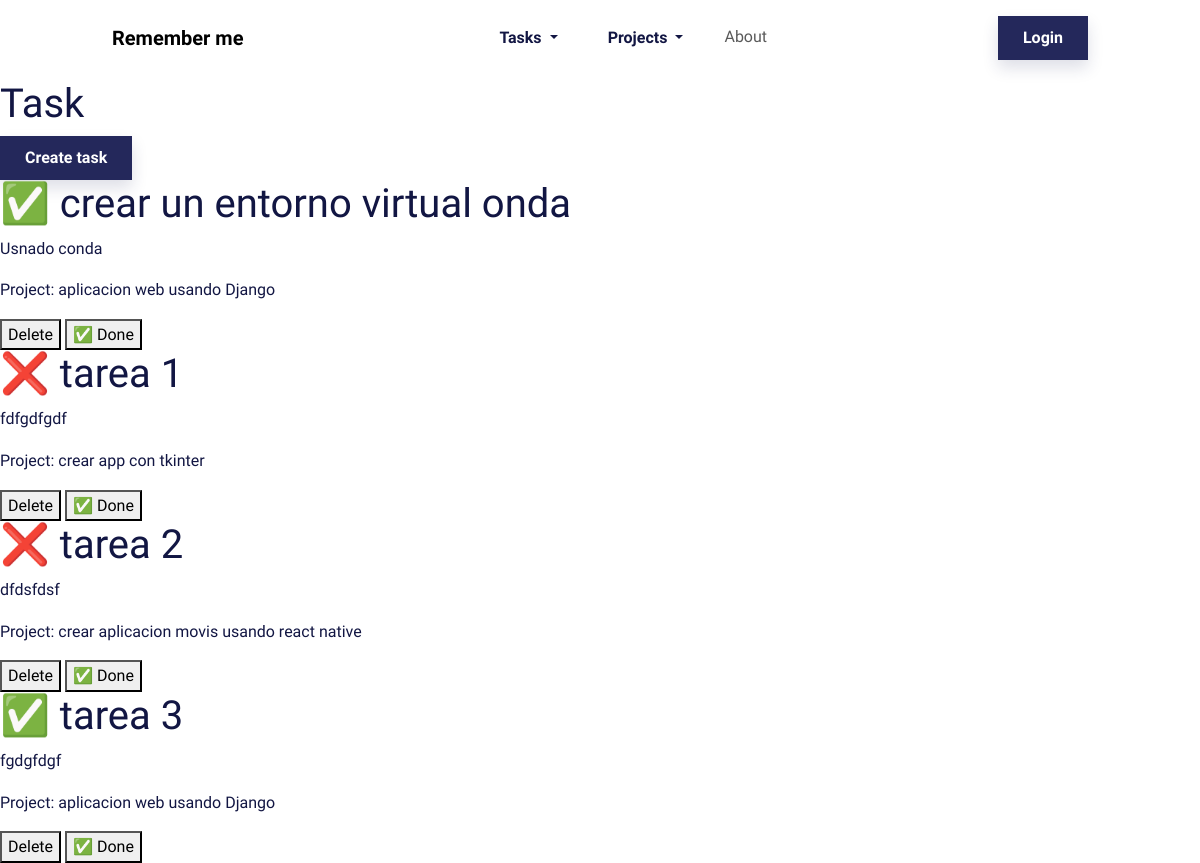
Page /home/tasks/ on the earlier database version.
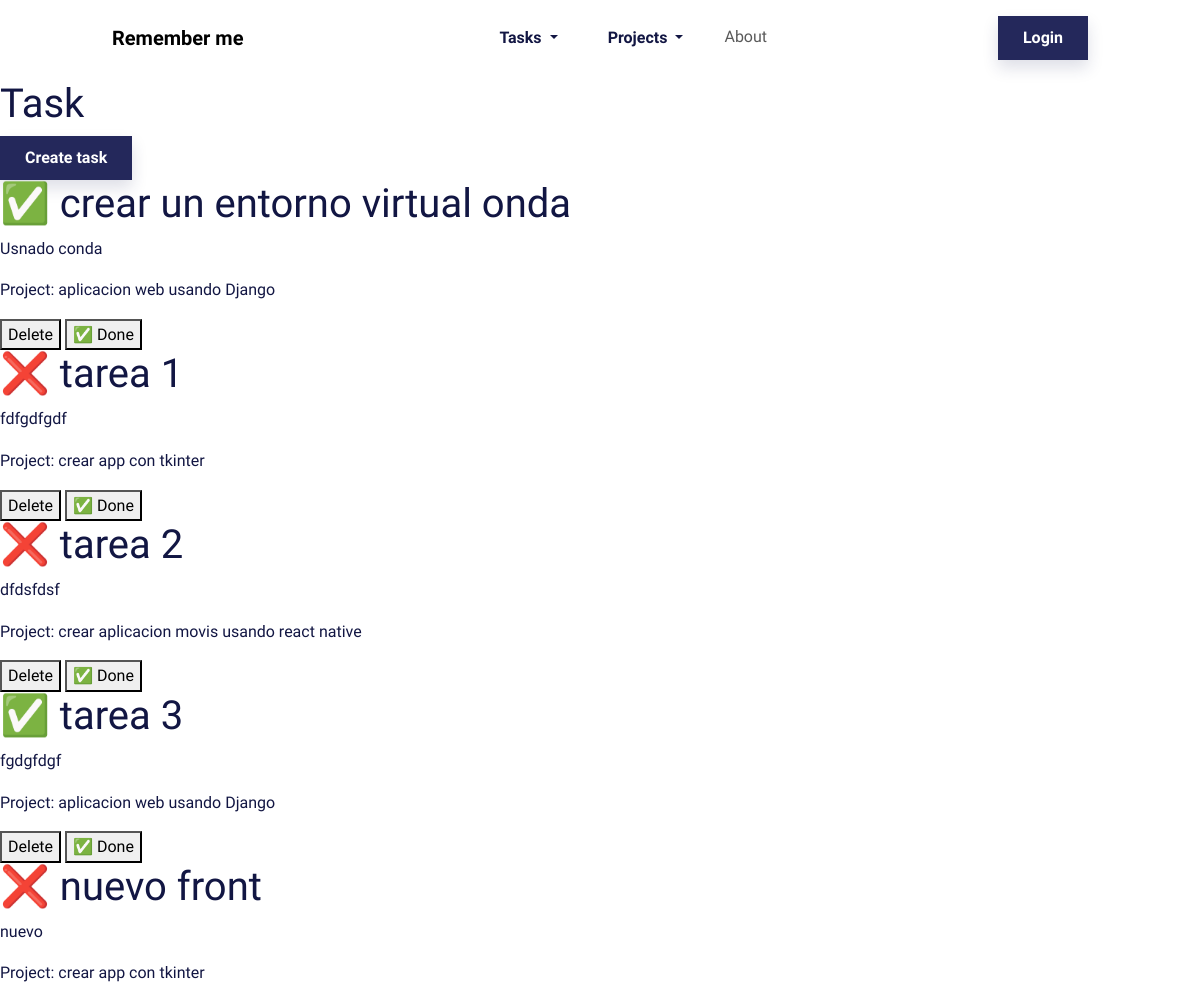
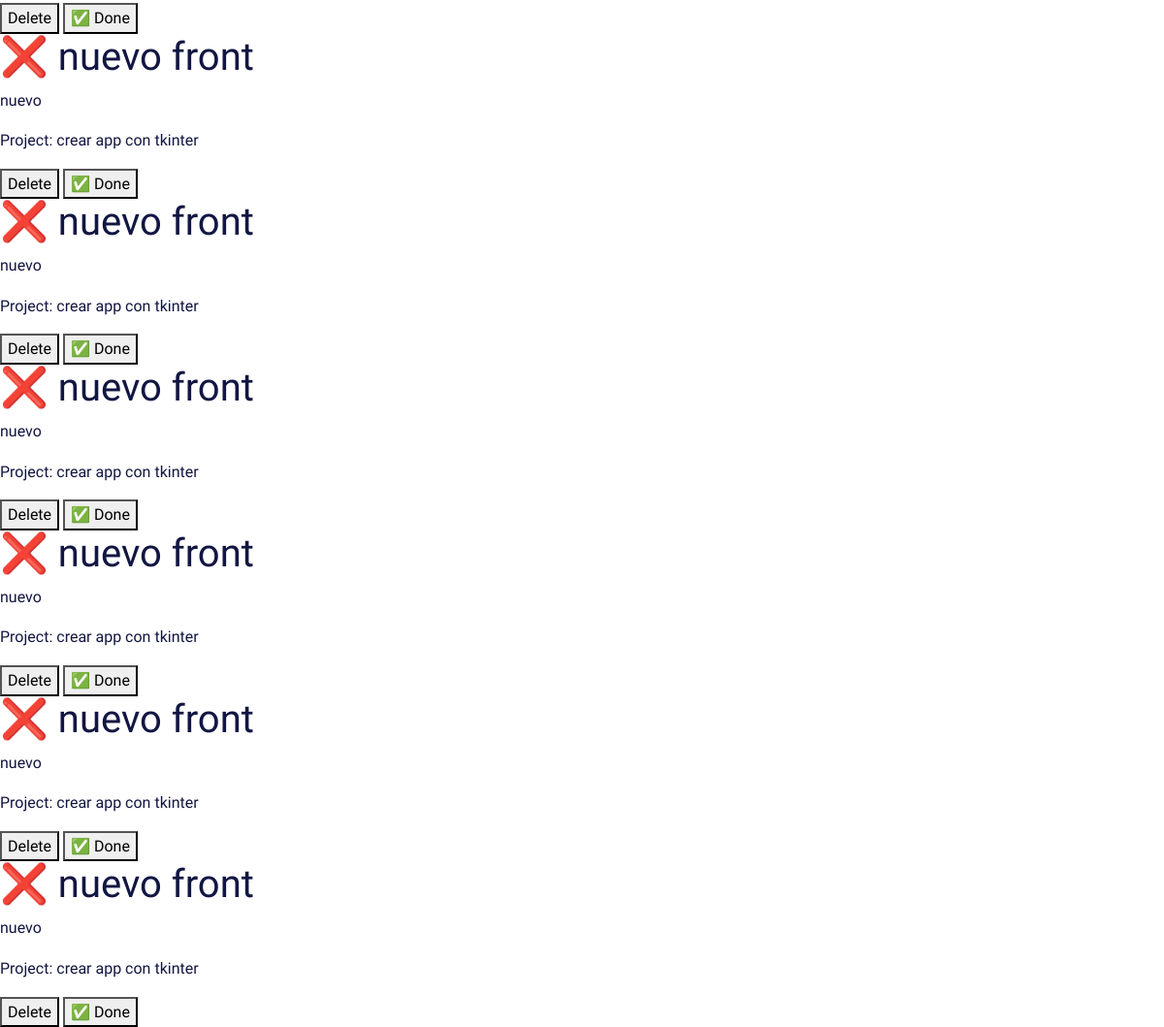
Same page on the later database version (2 pictures, top to bottom).
### myapp/models.py (models this page shows, shortened)
class Task(models.Model):
    title = models.CharField(max_length=200)
    description = models.TextField()
    project = models.ForeignKey(Project, on_delete=models.CASCADE)
    done = models.BooleanField(default=False)

class Project(models.Model):
    name = models.CharField(max_length=200)

### myapp/views.py (the view)
# urls.py: path('tasks/', views.tasks, name='tasks'),
def tasks(request):
    tasks = Task.objects.all()
    return render(request, 'tasks/tasks.html', {
        'tasks': tasks
    })

### myapp/templates/tasks/tasks.html (shortened to what this page needs)
<!DOCTYPE html>
<html lang="en">
<head>
</head>
<body>
    {% extends 'layouts/navbar.html' %}
    {% block content %}
        <h1 class="pt-10">Task </h1>
        <a href="/home/tasks/create" class="btn btn-primary shadow" role="button">Create task</a>
        {% for task in tasks %}
            <div>
                <h1>{% if task.done == False %} ❌ {% else %} ✅ {% endif %} {{ task.title }}</h1>
                <p>{{ task.description }}</p>
                <p>Project: {{ task.project.name }}</p>
                <button>
                    Delete
                </button>
                <button>
                    &#x2705 Done
                </button>
            </div>
        {% endfor %}
    {% endblock %}

### myapp/templates/layouts/navbar.html (shortened to what this page needs)
<!DOCTYPE html>
<html lang="en">
<head>
    <link rel="stylesheet" href="../../../static/assets/bootstrap/css/bootstrap.min.css">
    <link rel="stylesheet" href="../../../static/assets/css/animate.min.css">
</head>
<body>
    <nav class="navbar navbar-expand-md fixed-top bounce animated navbar-shrink py-3 navbar-light" id="mainNav">
        <div class="container"><a class="navbar-brand d-flex align-items-center" href="{% url 'index' %}"><span>Remember me</span></a>
            <div class="collapse navbar-collapse" id="navcol-1">
                <ul class="navbar-nav mx-auto">
                    <li class="nav-item">
                        <div class="btn-group">
                            <button type="button" class="btn dropdown-toggle" data-bs-toggle="dropdown" aria-expanded="false">
                                Tasks
                            </button>
                        </div>
                    </li>
                    <li class="nav-item">
                        <div class="btn-group">
                            <button type="button" class="btn dropdown-toggle" data-bs-toggle="dropdown" aria-expanded="false">
                                Projects
                            </button>
                        </div>
                    </li>
                    <li class="nav-item"><a class="nav-link" href="{% url 'about' %}">About</a></li>
                </ul><a class="btn btn-primary shadow" role="button" href="signup.html">Login</a>
            </div>
        </div>
    </nav>
    {% block content %}
    {% endblock %}
</body>
</html>

Differences in the rows shown:
added Task: title "nuevo front", description "nuevo", project.name "crear app con tkinter"
added Task: title "nuevo front", description "nuevo", project.name "crear app con tkinter"
added Task: title "nuevo front", description "nuevo", project.name "crear app con tkinter"
added Task: title "nuevo front", description "nuevo", project.name "crear app con tkinter"
added Task: title "nuevo front", description "nuevo", project.name "crear app con tkinter"
added Task: title "nuevo front", description "nuevo", project.name "crear app con tkinter"
added Task: title "nuevo front", description "nuevo", project.name "crear app con tkinter"
